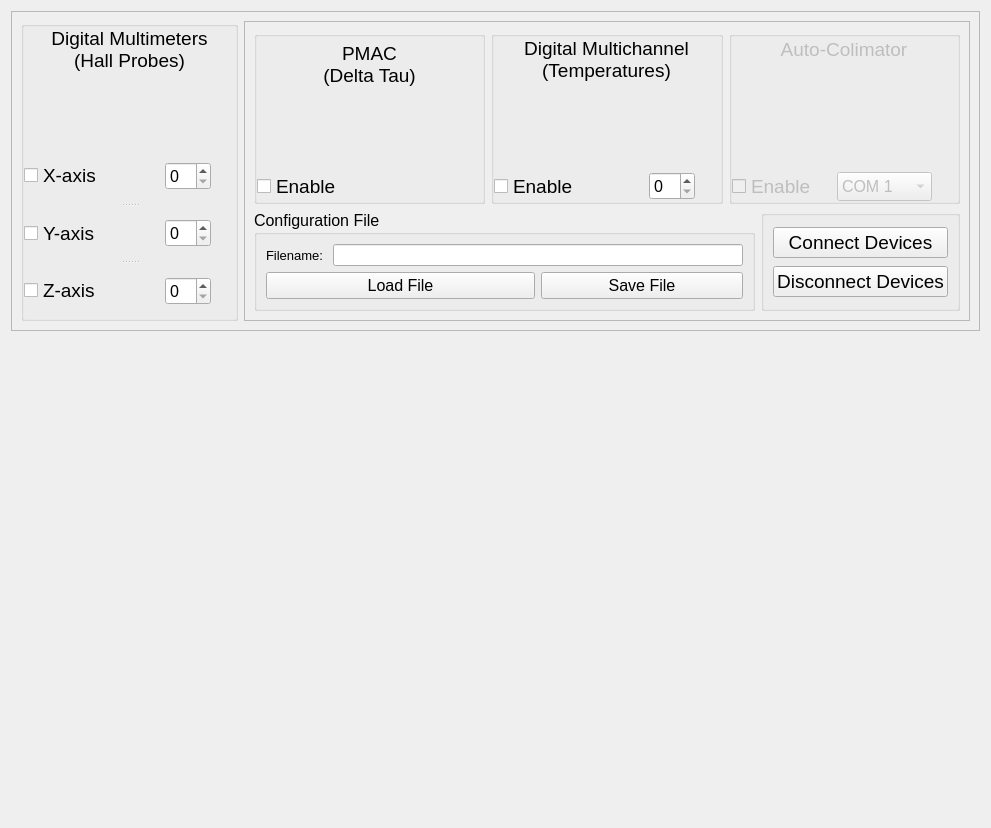
     <widget class="QWidget" name="tab_connection">
      <attribute name="title">
       <string>Connection</string>
      </attribute>
      <layout class="QVBoxLayout" name="verticalLayout_7">
       <item>
        <widget class="QFrame" name="fm_connection_1">
         <property name="frameShape">
          <enum>QFrame::StyledPanel</enum>
         </property>
         <property name="frameShadow">
          <enum>QFrame::Raised</enum>
         </property>
         <layout class="QHBoxLayout" name="horizontalLayout">
          <item>
           <widget class="QGroupBox" name="gb_dmm">
            <property name="title">
             <string/>
            </property>
            <layout class="QVBoxLayout" name="verticalLayout_4">
             <property name="spacing">
              <number>10</number>
             </property>
             <property name="margin">
              <number>0</number>
             </property>
             <item alignment="Qt::AlignHCenter">
              <widget class="QLabel" name="la_dmm">
               <property name="font">
                <font>
                 <pointsize>14</pointsize>
                </font>
               </property>
               <property name="text">
                <string>Digital Multimeters
(Hall Probes)</string>
               </property>
               <property name="alignment">
                <set>Qt::AlignCenter</set>
               </property>
              </widget>
             </item>
             <item alignment="Qt::AlignHCenter">
              <widget class="QLabel" name="la_dmm_image">
               <property name="sizePolicy">
                <sizepolicy hsizetype="Fixed" vsizetype="Fixed">
                 <horstretch>0</horstretch>
                 <verstretch>0</verstretch>
                </sizepolicy>
               </property>
               <property name="minimumSize">
                <size>
                 <width>211</width>
                 <height>57</height>
                </size>
               </property>
               <property name="maximumSize">
                <size>
                 <width>211</width>
                 <height>57</height>
                </size>
               </property>
               <property name="text">
                <string/>
               </property>
               <property name="pixmap">
                <pixmap resource="resources.qrc">:/images/images/3458a.png</pixmap>
               </property>
               <property name="scaledContents">
                <bool>false</bool>
               </property>
               <property name="alignment">
                <set>Qt::AlignCenter</set>
               </property>
              </widget>
             </item>
             <item>
              <widget class="QSplitter" name="splitter">
               <property name="font">
                <font>
                 <pointsize>12</pointsize>
                </font>
               </property>
               <property name="orientation">
                <enum>Qt::Vertical</enum>
               </property>
               <widget class="QWidget" name="layoutWidget">
                <layout class="QHBoxLayout" name="hl_dmm_x" stretch="1,0,0">
                 <property name="spacing">
                  <number>15</number>
                 </property>
                 <item>
                  <widget class="QCheckBox" name="cb_dmm_x_enable">
                   <property name="font">
                    <font>
                     <pointsize>14</pointsize>
                    </font>
                   </property>
                   <property name="text">
                    <string>X-axis</string>
                   </property>
                  </widget>
                 </item>
                 <item>
                  <widget class="QSpinBox" name="sb_dmm_x_address">
                   <property name="font">
                    <font>
                     <pointsize>12</pointsize>
                    </font>
                   </property>
                   <property name="suffix">
                    <string/>
                   </property>
                  </widget>
                 </item>
                 <item>
                  <widget class="QLabel" name="la_dmm_x_led">
                   <property name="sizePolicy">
                    <sizepolicy hsizetype="Fixed" vsizetype="Fixed">
                     <horstretch>0</horstretch>
                     <verstretch>0</verstretch>
                    </sizepolicy>
                   </property>
                   <property name="maximumSize">
                    <size>
                     <width>15</width>
                     <height>15</height>
                    </size>
                   </property>
                   <property name="text">
                    <string/>
                   </property>
                   <property name="pixmap">
                    <pixmap resource="resources.qrc">:/images/images/led_red.png</pixmap>
                   </property>
                   <property name="scaledContents">
                    <bool>true</bool>
                   </property>
                  </widget>
                 </item>
                </layout>
               </widget>
               <widget class="QWidget" name="layoutWidget_2">
                <layout class="QHBoxLayout" name="hl_dmm_y" stretch="1,0,0">
                 <property name="spacing">
                  <number>15</number>
                 </property>
                 <item>
                  <widget class="QCheckBox" name="cb_dmm_y_enable">
                   <property name="font">
                    <font>
                     <pointsize>14</pointsize>
                    </font>
                   </property>
                   <property name="text">
                    <string>Y-axis</string>
                   </property>
                  </widget>
                 </item>
                 <item>
                  <widget class="QSpinBox" name="sb_dmm_y_address">
                   <property name="font">
                    <font>
                     <pointsize>12</pointsize>
                    </font>
                   </property>
                  </widget>
                 </item>
                 <item>
                  <widget class="QLabel" name="la_dmm_y_led">
                   <property name="sizePolicy">
                    <sizepolicy hsizetype="Fixed" vsizetype="Fixed">
                     <horstretch>0</horstretch>
                     <verstretch>0</verstretch>
                    </sizepolicy>
                   </property>
                   <property name="maximumSize">
                    <size>
                     <width>15</width>
                     <height>15</height>
                    </size>
                   </property>
                   <property name="text">
                    <string/>
                   </property>
                   <property name="pixmap">
                    <pixmap resource="resources.qrc">:/images/images/led_red.png</pixmap>
                   </property>
                   <property name="scaledContents">
                    <bool>true</bool>
                   </property>
                  </widget>
                 </item>
                </layout>
               </widget>
               <widget class="QWidget" name="layoutWidget_3">
                <layout class="QHBoxLayout" name="hl_dmm_z" stretch="1,0,0">
                 <property name="spacing">
                  <number>15</number>
                 </property>
                 <item>
                  <widget class="QCheckBox" name="cb_dmm_z_enable">
                   <property name="font">
                    <font>
                     <pointsize>14</pointsize>
                    </font>
                   </property>
                   <property name="text">
                    <string>Z-axis</string>
                   </property>
                  </widget>
                 </item>
                 <item>
                  <widget class="QSpinBox" name="sb_dmm_z_address">
                   <property name="font">
                    <font>
                     <pointsize>12</pointsize>
                    </font>
                   </property>
                  </widget>
                 </item>
                 <item>
                  <widget class="QLabel" name="la_dmm_z_led">
                   <property name="sizePolicy">
                    <sizepolicy hsizetype="Fixed" vsizetype="Fixed">
                     <horstretch>0</horstretch>
                     <verstretch>0</verstretch>
                    </sizepolicy>
                   </property>
                   <property name="maximumSize">
                    <size>
                     <width>15</width>
                     <height>15</height>
                    </size>
                   </property>
                   <property name="text">
                    <string/>
                   </property>
                   <property name="pixmap">
                    <pixmap resource="resources.qrc">:/images/images/led_red.png</pixmap>
                   </property>
                   <property name="scaledContents">
                    <bool>true</bool>
                   </property>
                  </widget>
                 </item>
                </layout>
               </widget>
              </widget>
             </item>
            </layout>
           </widget>
          </item>
          <item>
           <widget class="QFrame" name="fm_connection_2">
            <property name="frameShape">
             <enum>QFrame::StyledPanel</enum>
            </property>
            <property name="frameShadow">
             <enum>QFrame::Raised</enum>
            </property>
            <layout class="QVBoxLayout" name="verticalLayout_6">
             <item>
              <layout class="QHBoxLayout" name="hl_connection_1">
               <item>
                <widget class="QGroupBox" name="gb_pmac">
                 <property name="title">
                  <string/>
                 </property>
                 <layout class="QVBoxLayout" name="verticalLayout_3">
                  <property name="spacing">
                   <number>10</number>
                  </property>
                  <property name="margin">
                   <number>0</number>
                  </property>
                  <item alignment="Qt::AlignHCenter">
                   <widget class="QLabel" name="la_pmac">
                    <property name="font">
                     <font>
                      <pointsize>14</pointsize>
                     </font>
                    </property>
                    <property name="text">
                     <string>PMAC
(Delta Tau)</string>
                    </property>
                    <property name="alignment">
                     <set>Qt::AlignCenter</set>
                    </property>
                   </widget>
                  </item>
                  <item alignment="Qt::AlignHCenter">
                   <widget class="QLabel" name="la_pmac_image">
                    <property name="sizePolicy">
                     <sizepolicy hsizetype="Fixed" vsizetype="Fixed">
                      <horstretch>0</horstretch>
                      <verstretch>0</verstretch>
                     </sizepolicy>
                    </property>
                    <property name="minimumSize">
                     <size>
                      <width>170</width>
                      <height>61</height>
                     </size>
                    </property>
                    <property name="maximumSize">
                     <size>
                      <width>170</width>
                      <height>61</height>
                     </size>
                    </property>
                    <property name="text">
                     <string/>
                    </property>
                    <property name="pixmap">
                     <pixmap resource="resources.qrc">:/images/images/pmac.jpg</pixmap>
                    </property>
                    <property name="scaledContents">
                     <bool>true</bool>
                    </property>
                    <property name="alignment">
                     <set>Qt::AlignCenter</set>
                    </property>
                   </widget>
                  </item>
                  <item>
                   <layout class="QHBoxLayout" name="hl_pmac">
                    <property name="spacing">
                     <number>0</number>
                    </property>
                    <item>
                     <widget class="QCheckBox" name="cb_pmac_enable">
                      <property name="sizePolicy">
                       <sizepolicy hsizetype="Preferred" vsizetype="Preferred">
                        <horstretch>0</horstretch>
                        <verstretch>0</verstretch>
                       </sizepolicy>
                      </property>
                      <property name="font">
                       <font>
                        <pointsize>14</pointsize>
                       </font>
                      </property>
                      <property name="text">
                       <string>Enable</string>
                      </property>
                     </widget>
                    </item>
                    <item>
                     <widget class="QLabel" name="la_pmac_led">
                      <property name="sizePolicy">
                       <sizepolicy hsizetype="Fixed" vsizetype="Fixed">
                        <horstretch>0</horstretch>
                        <verstretch>0</verstretch>
                       </sizepolicy>
                      </property>
                      <property name="maximumSize">
                       <size>
                        <width>15</width>
                        <height>15</height>
                       </size>
                      </property>
                      <property name="text">
                       <string/>
                      </property>
                      <property name="pixmap">
                       <pixmap resource="resources.qrc">:/images/images/led_red.png</pixmap>
                      </property>
                      <property name="scaledContents">
                       <bool>true</bool>
                      </property>
                     </widget>
                    </item>
                   </layout>
                  </item>
                 </layout>
                </widget>
               </item>
               <item>
                <widget class="QGroupBox" name="gb_multich">
                 <property name="title">
                  <string/>
                 </property>
                 <layout class="QVBoxLayout" name="verticalLayout">
                  <property name="spacing">
                   <number>10</number>
                  </property>
                  <property name="margin">
                   <number>0</number>
                  </property>
                  <item alignment="Qt::AlignHCenter">
                   <widget class="QLabel" name="la_multich">
                    <property name="font">
                     <font>
                      <pointsize>14</pointsize>
                     </font>
                    </property>
                    <property name="text">
                     <string>Digital Multichannel
(Temperatures)</string>
                    </property>
                    <property name="alignment">
                     <set>Qt::AlignCenter</set>
                    </property>
                   </widget>
                  </item>
                  <item alignment="Qt::AlignHCenter">
                   <widget class="QLabel" name="la_multich_image">
                    <property name="sizePolicy">
                     <sizepolicy hsizetype="Fixed" vsizetype="Fixed">
                      <horstretch>0</horstretch>
                      <verstretch>0</verstretch>
                     </sizepolicy>
                    </property>
                    <property name="minimumSize">
                     <size>
                      <width>180</width>
                      <height>70</height>
                     </size>
                    </property>
                    <property name="maximumSize">
                     <size>
                      <width>180</width>
                      <height>70</height>
                     </size>
                    </property>
                    <property name="text">
                     <string/>
                    </property>
                    <property name="pixmap">
                     <pixmap resource="resources.qrc">:/images/images/34970A.jpg</pixmap>
                    </property>
                    <property name="scaledContents">
                     <bool>true</bool>
                    </property>
                    <property name="alignment">
                     <set>Qt::AlignCenter</set>
                    </property>
                   </widget>
                  </item>
                  <item>
                   <layout class="QHBoxLayout" name="hl_multich">
                    <item>
                     <widget class="QCheckBox" name="cb_multich_enable">
                      <property name="sizePolicy">
                       <sizepolicy hsizetype="Preferred" vsizetype="Fixed">
                        <horstretch>0</horstretch>
                        <verstretch>0</verstretch>
                       </sizepolicy>
                      </property>
                      <property name="font">
                       <font>
                        <pointsize>14</pointsize>
                       </font>
                      </property>
                      <property name="text">
                       <string>Enable</string>
                      </property>
                     </widget>
                    </item>
                    <item>
                     <widget class="QSpinBox" name="sb_multich_address">
                      <property name="sizePolicy">
                       <sizepolicy hsizetype="Fixed" vsizetype="Fixed">
                        <horstretch>0</horstretch>
                        <verstretch>0</verstretch>
                       </sizepolicy>
                      </property>
                      <property name="font">
                       <font>
                        <pointsize>12</pointsize>
                       </font>
                      </property>
                      <property name="suffix">
                       <string/>
                      </property>
                     </widget>
                    </item>
                    <item>
                     <widget class="QLabel" name="la_multich_led">
                      <property name="sizePolicy">
                       <sizepolicy hsizetype="Fixed" vsizetype="Fixed">
                        <horstretch>0</horstretch>
                        <verstretch>0</verstretch>
                       </sizepolicy>
                      </property>
                      <property name="maximumSize">
                       <size>
                        <width>15</width>
                        <height>15</height>
                       </size>
                      </property>
                      <property name="text">
                       <string/>
                      </property>
                      <property name="pixmap">
                       <pixmap resource="resources.qrc">:/images/images/led_red.png</pixmap>
                      </property>
                      <property name="scaledContents">
                       <bool>true</bool>
                      </property>
                     </widget>
                    </item>
                   </layout>
                  </item>
                 </layout>
                </widget>
               </item>
               <item>
                <widget class="QGroupBox" name="gb_colimator">
                 <property name="enabled">
                  <bool>false</bool>
                 </property>
                 <property name="title">
                  <string/>
                 </property>
                 <layout class="QVBoxLayout" name="verticalLayout_2">
                  <property name="spacing">
                   <number>10</number>
                  </property>
                  <property name="margin">
                   <number>0</number>
                  </property>
                  <item alignment="Qt::AlignHCenter">
                   <widget class="QLabel" name="la_colimator">
                    <property name="font">
                     <font>
                      <pointsize>14</pointsize>
                     </font>
                    </property>
                    <property name="text">
                     <string>Auto-Colimator</string>
                    </property>
                    <property name="alignment">
                     <set>Qt::AlignCenter</set>
                    </property>
                   </widget>
                  </item>
                  <item alignment="Qt::AlignHCenter">
                   <widget class="QLabel" name="la_colimator_image">
                    <property name="sizePolicy">
                     <sizepolicy hsizetype="Fixed" vsizetype="Fixed">
                      <horstretch>0</horstretch>
                      <verstretch>0</verstretch>
                     </sizepolicy>
                    </property>
                    <property name="minimumSize">
                     <size>
                      <width>90</width>
                      <height>90</height>
                     </size>
                    </property>
                    <property name="maximumSize">
                     <size>
                      <width>90</width>
                      <height>90</height>
                     </size>
                    </property>
                    <property name="text">
                     <string/>
                    </property>
                    <property name="pixmap">
                     <pixmap resource="resources.qrc">:/images/images/elcomat.jpg</pixmap>
                    </property>
                    <property name="scaledContents">
                     <bool>true</bool>
                    </property>
                    <property name="alignment">
                     <set>Qt::AlignCenter</set>
                    </property>
                   </widget>
                  </item>
                  <item>
                   <layout class="QHBoxLayout" name="hl_colimator">
                    <item>
                     <widget class="QCheckBox" name="cb_colimator_enable">
                      <property name="sizePolicy">
                       <sizepolicy hsizetype="Preferred" vsizetype="Preferred">
                        <horstretch>0</horstretch>
                        <verstretch>0</verstretch>
                       </sizepolicy>
                      </property>
                      <property name="font">
                       <font>
                        <pointsize>14</pointsize>
                       </font>
                      </property>
                      <property name="text">
                       <string>Enable</string>
                      </property>
                     </widget>
                    </item>
                    <item>
                     <widget class="QComboBox" name="cb_colimator_port">
                      <property name="sizePolicy">
                       <sizepolicy hsizetype="Preferred" vsizetype="Preferred">
                        <horstretch>0</horstretch>
                        <verstretch>0</verstretch>
                       </sizepolicy>
                      </property>
                      <property name="font">
                       <font>
                        <pointsize>12</pointsize>
                       </font>
                      </property>
                      <item>
                       <property name="text">
                        <string>COM 1</string>
                       </property>
                      </item>
                      <item>
                       <property name="text">
                        <string>COM 2</string>
                       </property>
                      </item>
                      <item>
                       <property name="text">
                        <string>COM 3</string>
                       </property>
                      </item>
                      <item>
                       <property name="text">
                        <string>COM 4</string>
                       </property>
                      </item>
                      <item>
                       <property name="text">
                        <string>COM 5</string>
                       </property>
                      </item>
                      <item>
                       <property name="text">
                        <string>COM 6</string>
                       </property>
                      </item>
                      <item>
                       <property name="text">
                        <string>COM 7</string>
                       </property>
                      </item>
                      <item>
                       <property name="text">
                        <string>COM 8</string>
                       </property>
                      </item>
                      <item>
                       <property name="text">
                        <string>COM 9</string>
                       </property>
                      </item>
                      <item>
                       <property name="text">
                        <string>COM 10</string>
                       </property>
                      </item>
                      <item>
                       <property name="text">
                        <string>COM 11</string>
                       </property>
                      </item>
                      <item>
                       <property name="text">
                        <string>COM 12</string>
                       </property>
                      </item>
                      <item>
                       <property name="text">
                        <string>COM 13</string>
                       </property>
                      </item>
                      <item>
                       <property name="text">
                        <string>COM 14</string>
                       </property>
                      </item>
                      <item>
                       <property name="text">
                        <string>COM 15</string>
                       </property>
                      </item>
                     </widget>
                    </item>
                    <item>
                     <widget class="QLabel" name="la_colimator_led">
                      <property name="sizePolicy">
                       <sizepolicy hsizetype="Fixed" vsizetype="Fixed">
                        <horstretch>0</horstretch>
                        <verstretch>0</verstretch>
                       </sizepolicy>
                      </property>
                      <property name="maximumSize">
                       <size>
                        <width>15</width>
                        <height>15</height>
                       </size>
                      </property>
                      <property name="text">
                       <string/>
                      </property>
                      <property name="pixmap">
                       <pixmap resource="resources.qrc">:/images/images/led_red.png</pixmap>
                      </property>
                      <property name="scaledContents">
                       <bool>true</bool>
                      </property>
                     </widget>
                    </item>
                   </layout>
                  </item>
                 </layout>
                </widget>
               </item>
              </layout>
             </item>
             <item>
              <layout class="QHBoxLayout" name="hl_connection_2">
               <item>
                <widget class="QGroupBox" name="gb_devices_config">
                 <property name="font">
                  <font>
                   <pointsize>12</pointsize>
                  </font>
                 </property>
                 <property name="title">
                  <string>Configuration File</string>
                 </property>
                 <layout class="QGridLayout" name="gridLayout">
                  <item row="0" column="0">
                   <widget class="QLabel" name="la_devices_config_filename">
                    <property name="font">
                     <font>
                      <pointsize>10</pointsize>
                     </font>
                    </property>
                    <property name="text">
                     <string>Filename: </string>
                    </property>
                   </widget>
                  </item>
                  <item row="0" column="1" colspan="2">
                   <widget class="QLineEdit" name="le_devices_config_filename">
                    <property name="minimumSize">
                     <size>
                      <width>410</width>
                      <height>0</height>
                     </size>
                    </property>
                    <property name="font">
                     <font>
                      <family>MS Shell Dlg 2</family>
                      <pointsize>8</pointsize>
                      <weight>50</weight>
                      <italic>false</italic>
                      <bold>false</bold>
                     </font>
                    </property>
                    <property name="styleSheet">
                     <string notr="true">font: 8pt &quot;MS Shell Dlg 2&quot;;</string>
                    </property>
                    <property name="text">
                     <string/>
                    </property>
                    <property name="readOnly">
                     <bool>true</bool>
                    </property>
                   </widget>
                  </item>
                  <item row="1" column="0" colspan="2">
                   <widget class="QPushButton" name="pb_load_devices_config">
                    <property name="font">
                     <font>
                      <pointsize>12</pointsize>
                     </font>
                    </property>
                    <property name="text">
                     <string>Load File</string>
                    </property>
                   </widget>
                  </item>
                  <item row="1" column="2">
                   <widget class="QPushButton" name="pb_save_devices_config">
                    <property name="font">
                     <font>
                      <pointsize>12</pointsize>
                     </font>
                    </property>
                    <property name="text">
                     <string>Save File</string>
                    </property>
                   </widget>
                  </item>
                 </layout>
                </widget>
               </item>
               <item>
                <widget class="QGroupBox" name="gb_connect">
                 <property name="title">
                  <string/>
                 </property>
                 <property name="alignment">
                  <set>Qt::AlignRight|Qt::AlignTrailing|Qt::AlignVCenter</set>
                 </property>
                 <layout class="QVBoxLayout" name="verticalLayout_5">
                  <item>
                   <widget class="QPushButton" name="pb_connect_devices">
                    <property name="font">
                     <font>
                      <pointsize>14</pointsize>
                     </font>
                    </property>
                    <property name="text">
                     <string>Connect Devices</string>
                    </property>
                   </widget>
                  </item>
                  <item>
                   <widget class="QPushButton" name="pb_disconnect_devices">
                    <property name="font">
                     <font>
                      <pointsize>14</pointsize>
                     </font>
                    </property>
                    <property name="text">
                     <string>Disconnect Devices</string>
                    </property>
                   </widget>
                  </item>
                 </layout>
                </widget>
               </item>
              </layout>
             </item>
            </layout>
           </widget>
          </item>
         </layout>
        </widget>
       </item>
       <item alignment="Qt::AlignHCenter">
        <widget class="QLabel" name="la_hall_bench_image">
         <property name="sizePolicy">
          <sizepolicy hsizetype="Preferred" vsizetype="Preferred">
           <horstretch>0</horstretch>
           <verstretch>0</verstretch>
          </sizepolicy>
         </property>
         <property name="minimumSize">
          <size>
           <width>600</width>
           <height>480</height>
          </size>
         </property>
         <property name="maximumSize">
          <size>
           <width>600</width>
           <height>480</height>
          </size>
         </property>
         <property name="text">
          <string/>
         </property>
         <property name="pixmap">
          <pixmap resource="resources.qrc">:/images/images/bench.PNG</pixmap>
         </property>
         <property name="scaledContents">
          <bool>true</bool>
         </property>
        </widget>
       </item>
      </layout>
     </widget>
